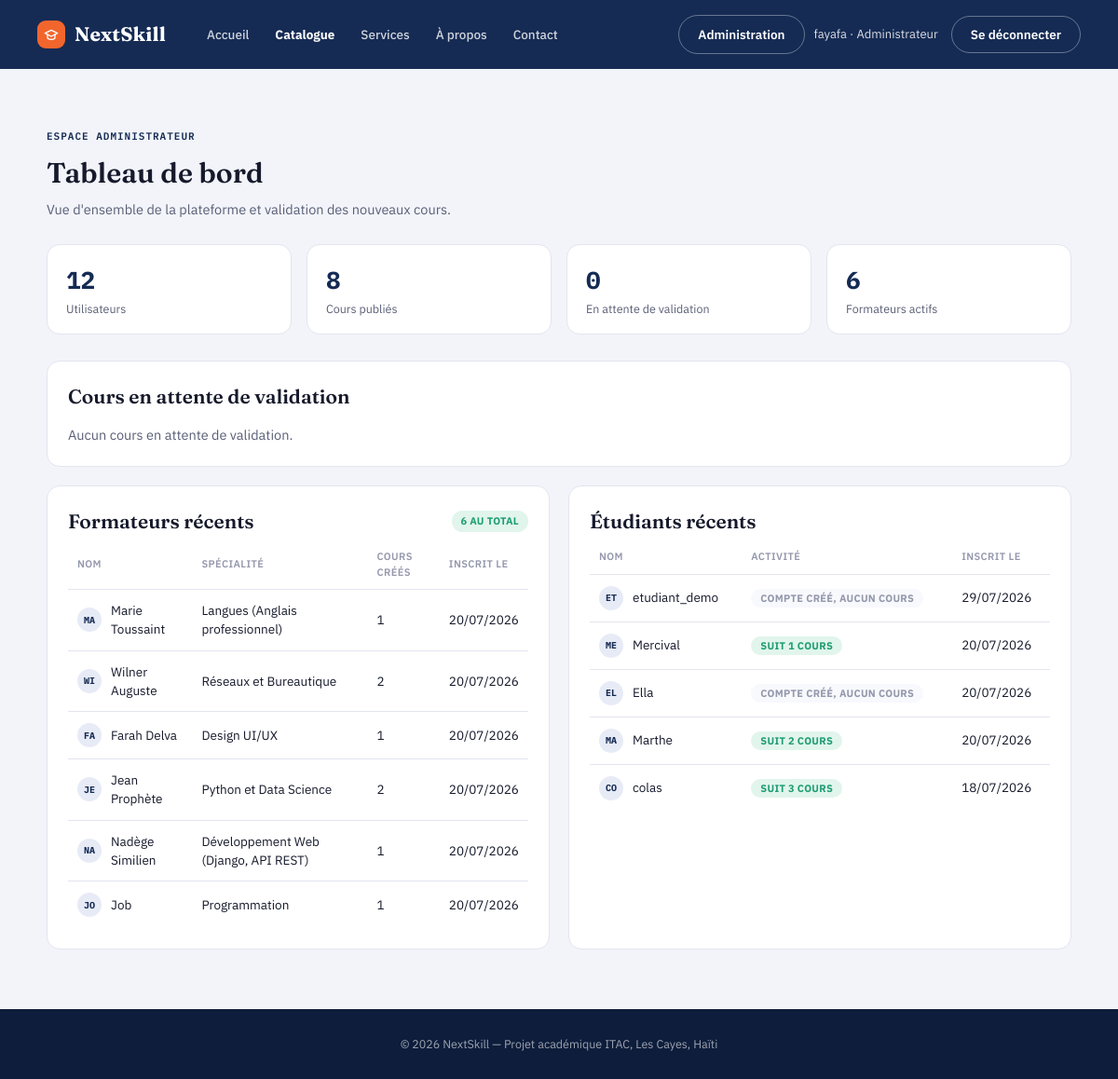
Screenshot of /admin-plateforme/tableau-de-bord/ (signed in) with the database file from the repository.
### accounts/models.py (models this page shows, shortened)
class Utilisateur(AbstractUser):
    class Role(models.TextChoices):  # énumération des rôles possibles (valeur stockée, libellé affiché)
        ETUDIANT = "etudiant", "Étudiant"  # rôle par défaut à l'inscription
        FORMATEUR = "formateur", "Formateur"  # crée et gère des cours
        ADMIN = "admin", "Administrateur"  # valide les cours et supervise la plateforme
    role = models.CharField(
        max_length=20,  # assez long pour contenir la plus longue valeur ("formateur")
        choices=Role.choices,  # limite les valeurs possibles aux 3 rôles définis ci-dessus
        default=Role.ETUDIANT,  # tout nouvel utilisateur est étudiant sauf indication contraire
        help_text="Détermine les permissions et l'interface affichée à l'utilisateur.",
    )
    photo_profil = models.ImageField(
        upload_to="profils/",  # sous-dossier de MEDIA_ROOT où sont stockées les photos
        blank=True,  # facultatif dans les formulaires
        null=True,  # peut être vide en base de données
    )
    bio = models.TextField(
        blank=True,  # facultatif : tous les utilisateurs n'ont pas besoin d'une bio
        help_text="Utilisé principalement pour la page publique d'un formateur.",
    )
    specialite = models.CharField(
        max_length=150,
        blank=True,  # requis uniquement pour un formateur (validé côté formulaire, pas ici)
        help_text="Domaine d'expertise du formateur (ex: Développement web, Data Science).",
    )
    date_inscription = models.DateTimeField(auto_now_add=True)  # rempli automatiquement à la création, jamais modifié ensuite
    class Meta:
        verbose_name = "Utilisateur"  # nom singulier affiché dans l'admin Django
        verbose_name_plural = "Utilisateurs"  # nom pluriel affiché dans l'admin Django
        ordering = ["-date_inscription"]  # les plus récents inscrits apparaissent en premier
    @property
    def est_etudiant(self):
        return self.role == self.Role.ETUDIANT and not self.is_staff
    @property
    def est_formateur(self):
        return self.role == self.Role.FORMATEUR and not self.is_staff  # même raison que est_etudiant ci-dessus

### courses/views.py (the view)
# urls.py: path("admin-plateforme/tableau-de-bord/", views.tableau_de_bord_admin, name="tableau_de_bord_admin"),  # préfixé "admin-plateforme" pour ne pas entrer en conflit avec /admin/ (Django admin natif)
@login_required
def tableau_de_bord_admin(request):
    if not request.user.is_staff:  # is_staff est fiable (fixé par createsuperuser), contrairement à role qui reste "etudiant" par défaut
        messages.error(request, "Cette page est réservée à l'administration.")
        return redirect("pages:accueil")
    Utilisateur = get_user_model()
    stats = {
        "total_utilisateurs": Utilisateur.objects.count(),
        "cours_publies": Cours.objects.filter(statut=Cours.Statut.PUBLIE).count(),
        "cours_en_attente": Cours.objects.filter(statut=Cours.Statut.EN_ATTENTE).count(),
        "formateurs_actifs": Utilisateur.objects.filter(
            role=Utilisateur.Role.FORMATEUR, is_staff=False  # exclut les comptes admin de la statistique "formateurs"
        ).count(),
    }
    cours_en_attente = Cours.objects.filter(statut=Cours.Statut.EN_ATTENTE).select_related(
        "formateur", "categorie"
    )
    formateurs_recents = Utilisateur.objects.filter(
        role=Utilisateur.Role.FORMATEUR, is_staff=False
    ).annotate(nb_cours_crees=Count("cours_crees", distinct=True)).order_by("-date_inscription")[:8]  # distinct=True évite le comptage en double via les jointures
    etudiants_recents = Utilisateur.objects.filter(
        role=Utilisateur.Role.ETUDIANT, is_staff=False
    ).annotate(nb_cours_suivis=Count("inscriptions", distinct=True)).order_by("-date_inscription")[:8]
    return render(
        request,
        "courses/tableau_de_bord_admin.html",
        {
            "stats": stats,
            "cours_en_attente": cours_en_attente,
            "formateurs_recents": formateurs_recents,
            "etudiants_recents": etudiants_recents,
        },
    )

### courses/templates/courses/tableau_de_bord_admin.html (shortened to what this page needs)
{% extends "pages/base.html" %}
{% block content %}
<section class="section" id="dashboard-admin">
  <span class="eyebrow">Espace Administrateur</span>
  <h1>Tableau de bord</h1>
  <p class="subtitle">Vue d'ensemble de la plateforme et validation des nouveaux cours.</p>
  <div class="stat-grid">
    <div class="stat-card"><div class="num">{{ stats.total_utilisateurs }}</div><div class="lbl">Utilisateurs</div></div>
    <div class="stat-card"><div class="num">{{ stats.cours_publies }}</div><div class="lbl">Cours publiés</div></div>
    <div class="stat-card"><div class="num">{{ stats.cours_en_attente }}</div><div class="lbl">En attente de validation</div></div>
    <div class="stat-card"><div class="num">{{ stats.formateurs_actifs }}</div><div class="lbl">Formateurs actifs</div></div>
  </div>
  <div class="card" style="margin-bottom:20px;">
    <h2 style="margin-bottom:14px;">Cours en attente de validation</h2>
    {% if cours_en_attente %}
      <table class="table-simple">
        <thead><tr><th>Cours</th><th>Formateur</th><th>Catégorie</th><th>Soumis le</th><th></th></tr></thead>
        <tbody>
          {% for cours in cours_en_attente %}
          <tr>
            <td><strong>{{ cours.titre }}</strong></td>
            <td>{{ cours.formateur.get_full_name|default:cours.formateur.username }}</td>
            <td>{{ cours.categorie.nom }}</td>
            <td>{{ cours.date_creation|date:"d/m/Y" }}</td>
            <td class="row-actions">
              <form method="post" action="{% url 'courses:valider_cours' cours.id %}" style="display:inline;">
                {% csrf_token %}
                <button type="submit" class="icon-btn approve" title="Approuver">
                  <svg width="14" height="14" viewBox="0 0 24 24" fill="none" stroke="currentColor" stroke-width="2" stroke-linecap="round" stroke-linejoin="round"><polyline points="20 6 9 17 4 12"/></svg>
                </button>
              </form>
              <form method="post" action="{% url 'courses:rejeter_cours' cours.id %}" style="display:inline;">
                {% csrf_token %}
                <button type="submit" class="icon-btn reject" title="Rejeter">
                  <svg width="14" height="14" viewBox="0 0 24 24" fill="none" stroke="currentColor" stroke-width="2" stroke-linecap="round" stroke-linejoin="round"><line x1="18" y1="6" x2="6" y2="18"/><line x1="6" y1="6" x2="18" y2="18"/></svg>
                </button>
              </form>
            </td>
          </tr>
          {% endfor %}
        </tbody>
      </table>
    {% else %}
      <p class="subtitle" style="margin:0;">Aucun cours en attente de validation.</p>
    {% endif %}
  </div>
  <div class="admin-users-grid">
    <div class="card">
      <div class="section-title-row">
        <h2 style="margin:0;">Formateurs récents</h2>
        <span class="status-pill publie">{{ stats.formateurs_actifs }} au total</span>
      </div>
      {% if formateurs_recents %}
        <table class="table-simple">
          <thead><tr><th>Nom</th><th>Spécialité</th><th>Cours créés</th><th>Inscrit le</th></tr></thead>
          <tbody>
            {% for f in formateurs_recents %}
            <tr>
              <td>
                <div class="user-row">
                  <span class="user-avatar">{{ f.username|slice:":2"|upper }}</span>
                  {{ f.get_full_name|default:f.username }}
                </div>
              </td>
              <td>{{ f.specialite|default:"—" }}</td>
              <td>{{ f.nb_cours_crees }}</td>
              <td>{{ f.date_inscription|date:"d/m/Y" }}</td>
            </tr>
            {% endfor %}
          </tbody>
        </table>
      {% else %}
        <p class="subtitle" style="margin:0;">Aucun formateur pour le moment.</p>
      {% endif %}
    </div>
    <div class="card">
      <div class="section-title-row">
        <h2 style="margin:0;">Étudiants récents</h2>
      </div>
      {% if etudiants_recents %}
        <table class="table-simple">
          <thead><tr><th>Nom</th><th>Activité</th><th>Inscrit le</th></tr></thead>
          <tbody>
            {% for e in etudiants_recents %}
            <tr>
              <td>
                <div class="user-row">
                  <span class="user-avatar">{{ e.username|slice:":2"|upper }}</span>
                  {{ e.get_full_name|default:e.username }}
                </div>
              </td>
              <td>
                {% if e.nb_cours_suivis > 0 %}
                  <span class="status-pill publie">Suit {{ e.nb_cours_suivis }} cours</span>
                {% else %}
                  <span class="status-pill brouillon">Compte créé, aucun cours</span>
                {% endif %}
              </td>
              <td>{{ e.date_inscription|date:"d/m/Y" }}</td>
            </tr>
            {% endfor %}
          </tbody>
        </table>
      {% else %}
        <p class="subtitle" style="margin:0;">Aucun étudiant pour le moment.</p>
      {% endif %}
    </div>
  </div>
</section>
{% endblock %}

### pages/templates/pages/base.html (shortened to what this page needs)
{% load static %}<!DOCTYPE html>
<html lang="fr">
<head>
<link rel="stylesheet" href="{% static 'pages/css/public.css' %}">
</head>
<body>
<header class="topbar-public">
  <a href="{% url 'pages:accueil' %}" class="logo">
    <span class="logo-mark">
      <svg width="16" height="16" viewBox="0 0 24 24" fill="none" stroke="#fff" stroke-width="2" stroke-linecap="round" stroke-linejoin="round"><path d="M22 10L12 5 2 10l10 5 10-5z"/><path d="M6 12v5c0 1.5 2.5 3 6 3s6-1.5 6-3v-5"/></svg>
    </span>
    NextSkill
  </a>
  <nav class="public-nav">
    <a href="{% url 'pages:accueil' %}" class="{% if request.resolver_match.url_name == 'accueil' %}active{% endif %}">Accueil</a>
    <a href="{% url 'courses:catalogue' %}" class="{% if request.resolver_match.app_name == 'courses' %}active{% endif %}">Catalogue</a>
    <a href="{% url 'pages:services' %}" class="{% if request.resolver_match.url_name == 'services' %}active{% endif %}">Services</a>
    <a href="{% url 'pages:apropos' %}" class="{% if request.resolver_match.url_name == 'apropos' %}active{% endif %}">À propos</a>
    <a href="{% url 'pages:contact' %}" class="{% if request.resolver_match.url_name == 'contact' %}active{% endif %}">Contact</a>
  </nav>
  <div class="public-cta">
    {% if user.is_authenticated %}
      {% if user.is_staff %}
        <a class="btn btn-ghost" href="{% url 'courses:tableau_de_bord_admin' %}">Administration</a>
      {% endif %}
      <span class="user-badge">{{ user.username }} · {% if user.is_staff %}Administrateur{% else %}{{ user.get_role_display }}{% endif %}</span>
      <form method="post" action="{% url 'accounts:deconnexion' %}" style="display:inline;" onsubmit="return confirm('Te déconnecter de NextSkill ?');">
        <button type="submit" class="btn btn-ghost">Se déconnecter</button>
      </form>
    {% else %}
      <a class="btn btn-ghost" href="{% url 'accounts:connexion' %}">Se connecter</a>
      <a class="btn btn-primary" href="{% url 'accounts:inscription' %}">S'inscrire</a>
    {% endif %}
  </div>
</header>
{% block content %}{% endblock %}
<footer class="footer-public">© 2026 NextSkill — Projet académique ITAC, Les Cayes, Haïti</footer>
</body>
</html>

### pages/static/pages/css/public.css (style rules this page uses)
:root { --bg:#F2F4FA; --surface:#FFFFFF; --surface-soft:#F8F9FD; --ink:#161A2B; --ink-soft:#5A5F76; --ink-faint:#9498AC; --line:#E3E5EF; --primary:#152B54; --primary-dark:#0D1D3B; --primary-tint:#E7EBF6; --accent:#F2662D; --accent-dark:#D8501C; --accent-tint:#FDE7DB; --done:#1F9D74; --done-tint:#E1F5EC; --danger:#C24545; --radius:14px; --radius-sm:8px; --shadow:0 1px 2px rgba(20,25,50,.04), 0 8px 24px -12px rgba(20,25,50,.12); --font-display:'Fraunces', serif; --font-body:'IBM Plex Sans', sans-serif; --font-mono:'IBM Plex Mono', monospace; }
* { box-sizing:border-box; }
html,body { margin:0;padding:0; }
body { background:var(--bg); color:var(--ink); font-family:var(--font-body); font-size:15px; line-height:1.5; -webkit-font-smoothing:antialiased; }
button { font-family:inherit;cursor:pointer; }
a { color:inherit;text-decoration:none; }
h1 { font-family:var(--font-display);font-weight:600;font-size:30px;margin:0 0 6px;color:var(--ink); }
h2 { font-family:var(--font-display);font-weight:600;font-size:21px;margin:0 0 4px;color:var(--ink); }
.eyebrow { font-family:var(--font-mono);font-size:11px;letter-spacing:1px;text-transform:uppercase; color:var(--primary);font-weight:600;margin-bottom:8px;display:block; }
.subtitle { color:var(--ink-soft);font-size:14.5px;margin:0 0 26px; }
.btn { border:none;border-radius:999px;padding:10px 20px;font-size:13.5px;font-weight:600; display:inline-flex;align-items:center;gap:8px;transition:transform .1s, background .15s; }
.btn-ghost { background:transparent;color:#fff;border:1px solid rgba(255,255,255,.35); }
.topbar-public { display:flex;align-items:center;gap:36px;padding:16px 40px; background:var(--primary);color:#fff;position:sticky;top:0;z-index:50; }
.logo { font-family:var(--font-display);font-weight:700;font-size:21px;letter-spacing:.2px;color:#fff; display:flex;align-items:center;gap:10px; }
.logo-mark { width:30px;height:30px;border-radius:9px;background:var(--accent);flex:none; display:flex;align-items:center;justify-content:center; }
.public-nav { display:flex;gap:28px;margin-left:8px; }
.public-nav a { font-size:13.5px;font-weight:500;color:rgba(255,255,255,.8);transition:color .15s; }
.public-nav a.active { color:#fff;font-weight:700; }
.public-cta { margin-left:auto;display:flex;gap:10px;align-items:center; }
.section { padding:64px 40px;max-width:1180px;margin:0 auto; }
.card { background:var(--surface);border:1px solid var(--line);border-radius:var(--radius);padding:22px; }
.footer-public { background:var(--primary-dark);color:rgba(255,255,255,.6);padding:28px 40px;text-align:center;font-size:12.5px; }
.user-badge { color:rgba(255,255,255,.85);font-size:13px;margin-right:4px; }
.table-simple { width:100%;border-collapse:collapse; }
.table-simple th { text-align:left;font-size:11px;text-transform:uppercase;letter-spacing:.4px;color:var(--ink-faint); padding:0 10px 10px;border-bottom:1px solid var(--line);font-weight:600; }
.table-simple td { padding:12px 10px;border-bottom:1px solid var(--line);font-size:13.5px;vertical-align:middle; }
.table-simple tr:last-child td { border-bottom:none; }
.stat-grid { display:grid;grid-template-columns:repeat(4,1fr);gap:16px;margin-bottom:28px; }
.stat-card { background:var(--surface);border:1px solid var(--line);border-radius:var(--radius);padding:18px 20px; }
.stat-card .num { font-family:var(--font-mono);font-size:26px;font-weight:700;color:var(--primary); }
.stat-card .lbl { font-size:12.5px;color:var(--ink-soft);margin-top:2px; }
.section-title-row { display:flex;justify-content:space-between;align-items:center;margin-bottom:14px; }
.status-pill { font-size:11px;font-weight:700;padding:3px 10px;border-radius:999px;text-transform:uppercase;letter-spacing:.3px; }
.status-pill.publie { background:var(--done-tint);color:var(--done); }
.status-pill.brouillon { background:var(--surface-soft);color:var(--ink-faint); }
.admin-users-grid { display:grid;grid-template-columns:1fr 1fr;gap:20px; }
.user-row { display:flex;align-items:center;gap:10px; }
.user-avatar { width:26px;height:26px;border-radius:50%;background:var(--primary-tint);color:var(--primary); display:flex;align-items:center;justify-content:center;font-size:10px;font-weight:700; font-family:var(--font-mono);flex:none; }

### rows the page displays
Utilisateur: username "fayafa"
Utilisateur: username "MA", get_full_name "Marie Toussaint", specialite "Langues (Anglais professionnel)", nb_cours_crees "1", date_inscription "20/07/2026"
Utilisateur: username "WI", get_full_name "Wilner Auguste", specialite "Réseaux et Bureautique", nb_cours_crees "2", date_inscription "20/07/2026"
Utilisateur: username "FA", get_full_name "Farah Delva", specialite "Design UI/UX", nb_cours_crees "1", date_inscription "20/07/2026"
Utilisateur: username "JE", get_full_name "Jean Prophète", specialite "Python et Data Science", nb_cours_crees "2", date_inscription "20/07/2026"
Utilisateur: username "NA", get_full_name "Nadège Similien", specialite "Développement Web (Django, API REST)", nb_cours_crees "1", date_inscription "20/07/2026"
Utilisateur: username "JO", get_full_name "Job", specialite "Programmation", nb_cours_crees "1", date_inscription "20/07/2026"
Utilisateur: username "ET", get_full_name "etudiant_demo", shows "COMPTE CRÉÉ, AUCUN COURS", date_inscription "29/07/2026"
Utilisateur: username "ME", get_full_name "Mercival", nb_cours_suivis "1", date_inscription "20/07/2026"
Utilisateur: username "EL", get_full_name "Ella", shows "COMPTE CRÉÉ, AUCUN COURS", date_inscription "20/07/2026"
Utilisateur: username "MA", get_full_name "Marthe", nb_cours_suivis "2", date_inscription "20/07/2026"
Utilisateur: username "CO", get_full_name "colas", nb_cours_suivis "3", date_inscription "18/07/2026"

### other values shown
{{ stats.total_utilisateurs }} "12"
{{ stats.cours_publies }} "8"
{{ stats.cours_en_attente }} "0"
{{ stats.formateurs_actifs }} "6"
